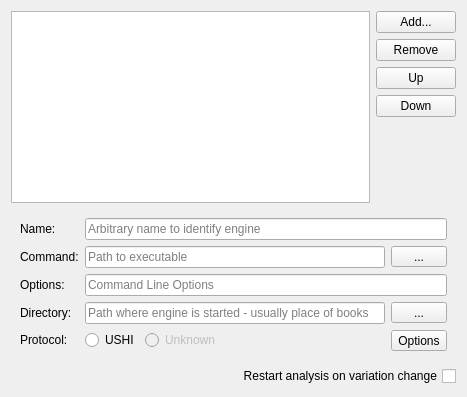
     <widget class="QWidget" name="tabEngines">
      <attribute name="title">
       <string>&amp;Engines</string>
      </attribute>
      <layout class="QGridLayout">
       <item row="1" column="0">
        <widget class="QWidget" name="engineEditWidget" native="true">
         <property name="sizePolicy">
          <sizepolicy hsizetype="Preferred" vsizetype="Maximum">
           <horstretch>0</horstretch>
           <verstretch>0</verstretch>
          </sizepolicy>
         </property>
         <layout class="QGridLayout">
          <item row="1" column="1" colspan="3">
           <widget class="QLineEdit" name="engineCommand">
            <property name="minimumSize">
             <size>
              <width>300</width>
              <height>0</height>
             </size>
            </property>
            <property name="placeholderText">
             <string>Path to executable</string>
            </property>
           </widget>
          </item>
          <item row="4" column="0">
           <widget class="QLabel" name="label_4">
            <property name="sizePolicy">
             <sizepolicy hsizetype="Maximum" vsizetype="Maximum">
              <horstretch>0</horstretch>
              <verstretch>0</verstretch>
             </sizepolicy>
            </property>
            <property name="text">
             <string>Protocol:</string>
            </property>
           </widget>
          </item>
          <item row="1" column="0">
           <widget class="QLabel" name="label_3">
            <property name="text">
             <string>Command:</string>
            </property>
           </widget>
          </item>
          <item row="1" column="4">
           <widget class="QToolButton" name="commandButton">
            <property name="sizePolicy">
             <sizepolicy hsizetype="Preferred" vsizetype="Fixed">
              <horstretch>0</horstretch>
              <verstretch>0</verstretch>
             </sizepolicy>
            </property>
            <property name="text">
             <string>...</string>
            </property>
           </widget>
          </item>
          <item row="2" column="0">
           <widget class="QLabel" name="label_5">
            <property name="text">
             <string>Options:</string>
            </property>
           </widget>
          </item>
          <item row="2" column="1" colspan="4">
           <widget class="QLineEdit" name="engineOptions">
            <property name="placeholderText">
             <string>Command Line Options</string>
            </property>
           </widget>
          </item>
          <item row="4" column="2">
           <widget class="QRadioButton" name="engineProtocolUnknown">
            <property name="enabled">
             <bool>false</bool>
            </property>
            <property name="text">
             <string>Unknown</string>
            </property>
           </widget>
          </item>
          <item row="4" column="4">
           <widget class="QToolButton" name="engineOptionMore">
            <property name="sizePolicy">
             <sizepolicy hsizetype="Preferred" vsizetype="Fixed">
              <horstretch>0</horstretch>
              <verstretch>0</verstretch>
             </sizepolicy>
            </property>
            <property name="text">
             <string>Options</string>
            </property>
           </widget>
          </item>
          <item row="3" column="4">
           <widget class="QToolButton" name="directoryButton">
            <property name="sizePolicy">
             <sizepolicy hsizetype="Preferred" vsizetype="Fixed">
              <horstretch>0</horstretch>
              <verstretch>0</verstretch>
             </sizepolicy>
            </property>
            <property name="layoutDirection">
             <enum>Qt::LeftToRight</enum>
            </property>
            <property name="text">
             <string>...</string>
            </property>
           </widget>
          </item>
          <item row="0" column="1" colspan="4">
           <widget class="QLineEdit" name="engineName">
            <property name="placeholderText">
             <string>Arbitrary name to identify engine </string>
            </property>
           </widget>
          </item>
          <item row="4" column="3">
           <spacer>
            <property name="orientation">
             <enum>Qt::Horizontal</enum>
            </property>
            <property name="sizeHint" stdset="0">
             <size>
              <width>40</width>
              <height>20</height>
             </size>
            </property>
           </spacer>
          </item>
          <item row="4" column="1">
           <widget class="QRadioButton" name="engineProtocolUSHI">
            <property name="text">
             <string>USHI</string>
            </property>
           </widget>
          </item>
          <item row="0" column="0">
           <widget class="QLabel" name="label_6">
            <property name="text">
             <string>Name:</string>
            </property>
           </widget>
          </item>
          <item row="3" column="1" colspan="3">
           <widget class="QLineEdit" name="engineDirectory">
            <property name="minimumSize">
             <size>
              <width>300</width>
              <height>0</height>
             </size>
            </property>
            <property name="placeholderText">
             <string>Path where engine is started - usually place of books</string>
            </property>
           </widget>
          </item>
          <item row="3" column="0">
           <widget class="QLabel" name="label_2">
            <property name="text">
             <string>Directory:</string>
            </property>
           </widget>
          </item>
         </layout>
        </widget>
       </item>
       <item row="0" column="0">
        <layout class="QGridLayout" name="gridLayout5">
         <item row="3" column="1">
          <widget class="QPushButton" name="engineDownButton">
           <property name="text">
            <string>Down</string>
           </property>
          </widget>
         </item>
         <item row="0" column="0" rowspan="5">
          <widget class="QListWidget" name="engineList">
           <property name="editTriggers">
            <set>QAbstractItemView::NoEditTriggers</set>
           </property>
           <property name="dragEnabled">
            <bool>false</bool>
           </property>
           <property name="movement">
            <enum>QListView::Static</enum>
           </property>
           <property name="sortingEnabled">
            <bool>false</bool>
           </property>
          </widget>
         </item>
         <item row="1" column="1">
          <widget class="QPushButton" name="deleteEngineButton">
           <property name="text">
            <string>Remove</string>
           </property>
          </widget>
         </item>
         <item row="0" column="1">
          <widget class="QPushButton" name="addEngineButton">
           <property name="text">
            <string>Add...</string>
           </property>
          </widget>
         </item>
         <item row="4" column="1">
          <spacer name="horizontalSpace1">
           <property name="orientation">
            <enum>Qt::Vertical</enum>
           </property>
           <property name="sizeHint" stdset="0">
            <size>
             <width>20</width>
             <height>40</height>
            </size>
           </property>
          </spacer>
         </item>
         <item row="2" column="1">
          <widget class="QPushButton" name="engineUpButton">
           <property name="text">
            <string>Up</string>
           </property>
          </widget>
         </item>
        </layout>
       </item>
       <item row="2" column="0">
        <widget class="QCheckBox" name="engineRestartCheck">
         <property name="layoutDirection">
          <enum>Qt::RightToLeft</enum>
         </property>
         <property name="text">
          <string>Restart analysis on variation change</string>
         </property>
        </widget>
       </item>
      </layout>
     </widget>
